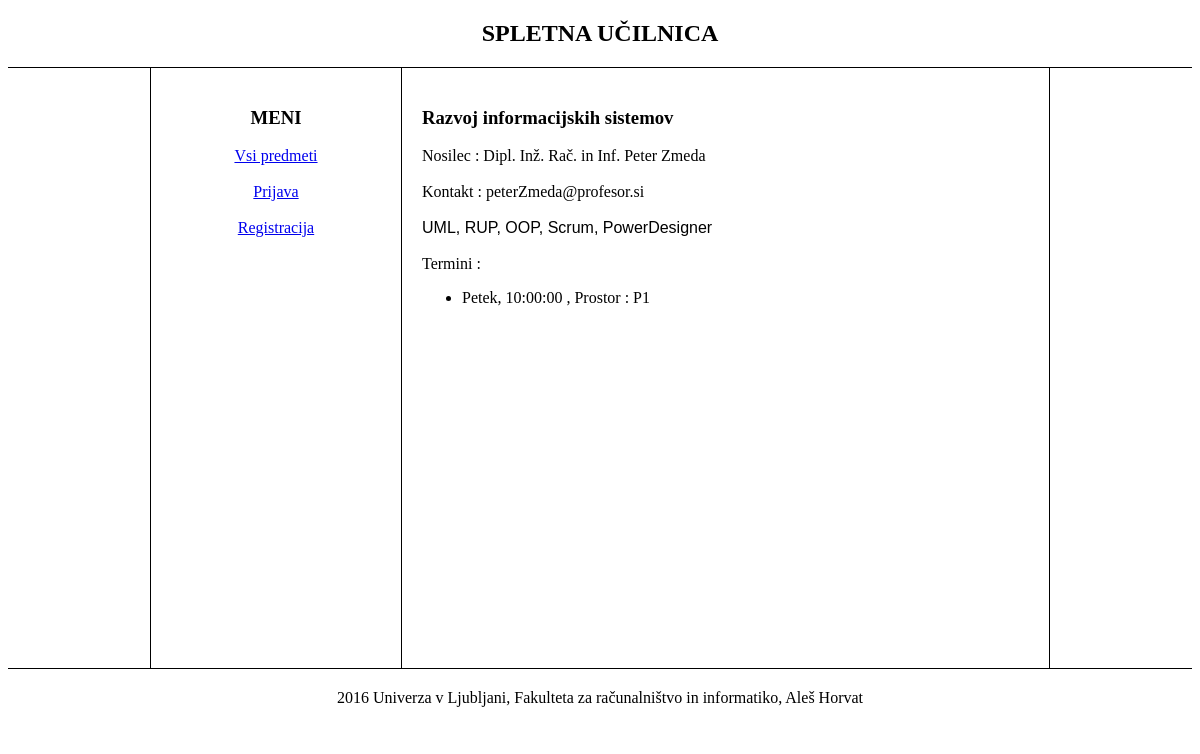
The app's page /Podrobnosti_predmeta.php?id=3 with its own data.
### tables this page shows
CREATE TABLE `predmet` (
  `idPredmet` int(20) NOT NULL,
  `idProfesor` int(20) NOT NULL,
  `Opis` text NOT NULL,
  `Naslov` varchar(50) NOT NULL
);

CREATE TABLE `profesor` (
  `idProfesor` int(20) NOT NULL,
  `ime` varchar(50) NOT NULL,
  `priimek` varchar(50) NOT NULL,
  `datumRojstva` date NOT NULL,
  `naziv` varchar(50) NOT NULL,
  `geslo` varchar(50) NOT NULL,
  `email` varchar(50) NOT NULL
);

CREATE TABLE `termin` (
  `idTermin` int(20) NOT NULL,
  `cas` time NOT NULL,
  `dan` varchar(50) NOT NULL,
  `prostor` varchar(50) NOT NULL,
  `idPredmet` int(20) NOT NULL
);

### Podrobnosti_predmeta.php (the view, shortened to what this page needs)
<!DOCTYPE html>
<html>
<head>
	<link rel="stylesheet" type="text/css" href="styles/style.css">
</head>
<body>
	<header>
		<h2>SPLETNA UČILNICA</h2>
	</header>
	<div id="content">
		<div id="mainPage">
			<div id="leftSide">
				<h3>MENI</h3>
				<div id="menuLinks">
					<?php
						if(isset($_SESSION["prijava"]) && !empty($_SESSION["prijava"])){
							echo $_SESSION["prijava"] . "<br><br>";?>
							<a href="index.php">Vsi predmeti</a> <br><br>
							<a href="index.php?predmeti=moji">Moji predmeti</a> <br><br>
							<?php
							if($_SESSION["pravice"] == "profesor"){
								?><a href="DodajPredmet.php">Dodaj predmet</a> <br><br><?php
							}
							?>
							<a href="LogoutScript.php">Odjava</a> <br><br>
							<?php
						}else{
							?>
							<a href="index.php">Vsi predmeti</a> <br><br>
							<a href="Prijava.php">Prijava</a> <br><br>
							<a href="Registracija.php">Registracija</a> <br><br>
							<?php
						}
					?>
				</div>
			</div>
			<div style="text-align: left;" id="middle">
				<?php
				$db = DBInit::getInstance();
				$statement = $db->prepare("SELECT p.Naslov as naslov, p.Opis as opis, pr.Ime as ime, pr.Priimek as priimek, pr.email as email, pr.naziv as naziv FROM predmet p INNER JOIN profesor pr ON p.idProfesor = pr.idProfesor WHERE idPredmet = :id");
				$statement->bindParam(":id", $_GET["id"]);
				$statement->execute();
				$result = $statement->fetch();
				$statement2 = $db->prepare("SELECT cas as cas, dan as dan, prostor as prostor FROM termin WHERE idPredmet = :id");
				$statement2->bindParam(":id", $_GET["id"]);
				$statement2->execute();
				$result2 = $statement2->fetchAll();
				?>
				<h3><?php echo $result["naslov"] ?></h3>
				Nosilec : <?php echo $result["naziv"] . " " . $result["ime"] . " " . $result["priimek"] ?><br><br>
				Kontakt : <?php echo $result["email"] ?> <br><br>
				<div class="podrobnostiOpis">
					<?php echo $result["opis"] ?>
				</div>
				<br><br>Termini : <br>
				<ul>
				<?php
				foreach($result2 as $row){
					echo "<li>" . $row["dan"] . ", " . $row["cas"] . " , Prostor : " . $row["prostor"] . "</li>";
				}
				?>
				</ul>
			</div>
		</div>
	</div>
	<footer>
		2016 Univerza v Ljubljani, Fakulteta za računalništvo in informatiko, Aleš Horvat
	</footer>
</body>
</html>

### styles/style.css (style rules this page uses)
header { text-align: center; border-bottom: 1px solid black; }
footer { text-align: center; border-top: 1px solid black; padding-top: 20px; padding-bottom: 20px; }
#content { margin-left: auto; margin-right: auto; width: 900px; min-height: 600px; text-align: center; }
#mainPage { width: 888px; min-height: 600px; padding-right: 10px; margin-left: auto; margin-right: auto; border-left : 1px solid black; border-right : 1px solid black; }
#leftSide { float : left; min-height : 560px; width : 250px; padding-top: 20px; padding-bottom: 20px; border-right: 1px solid black; text-align: center; }
#middle { float : left; width : 597px; padding-left: 20px; padding-top : 20px; padding-right: 20px; }
.podrobnostiOpis { float : left; width : 585px; font-family: sans-serif; }

### records on screen
predmet: Naslov "Razvoj informacijskih sistemov", idProfesor.naziv "Dipl. Inž. Rač. in Inf.", idProfesor.ime "Peter", idProfesor.priimek "Zmeda", idProfesor.email "peterZmeda@profesor.si", Opis "UML, RUP, OOP, Scrum, PowerDesigner"
termin: dan "Petek", cas "10:00:00", prostor "P1"
